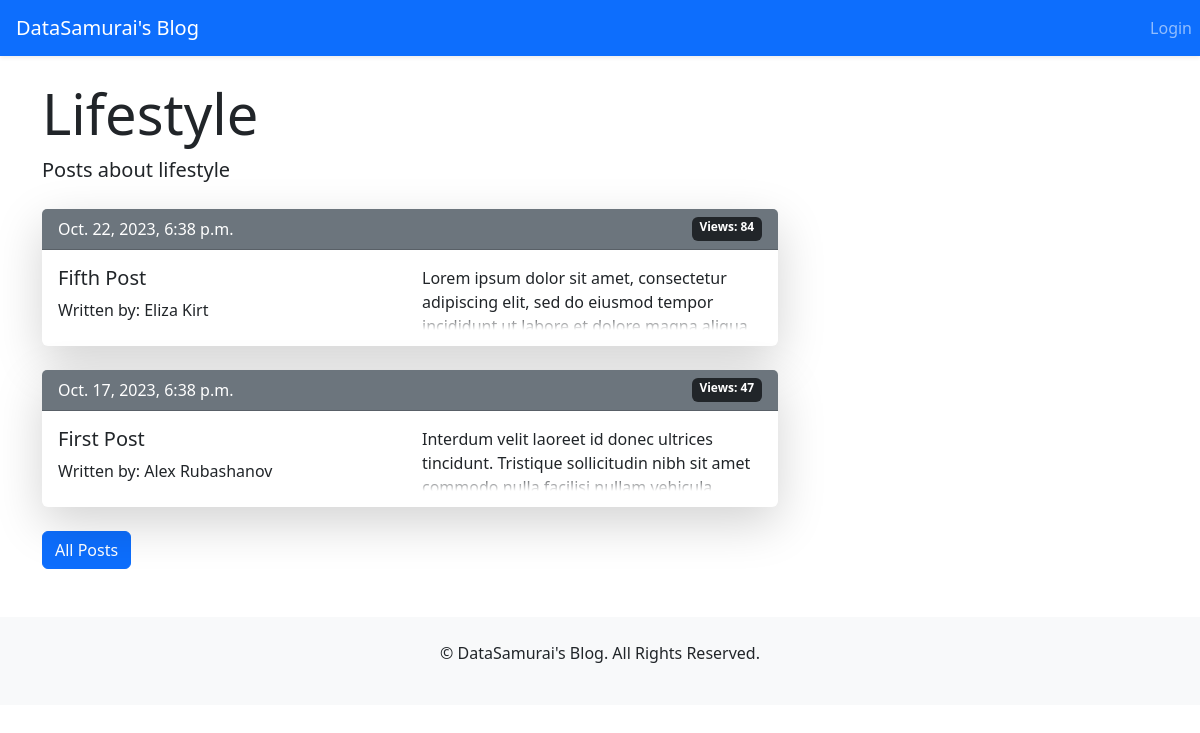
Before: /blog/category/3/ with the older database file.
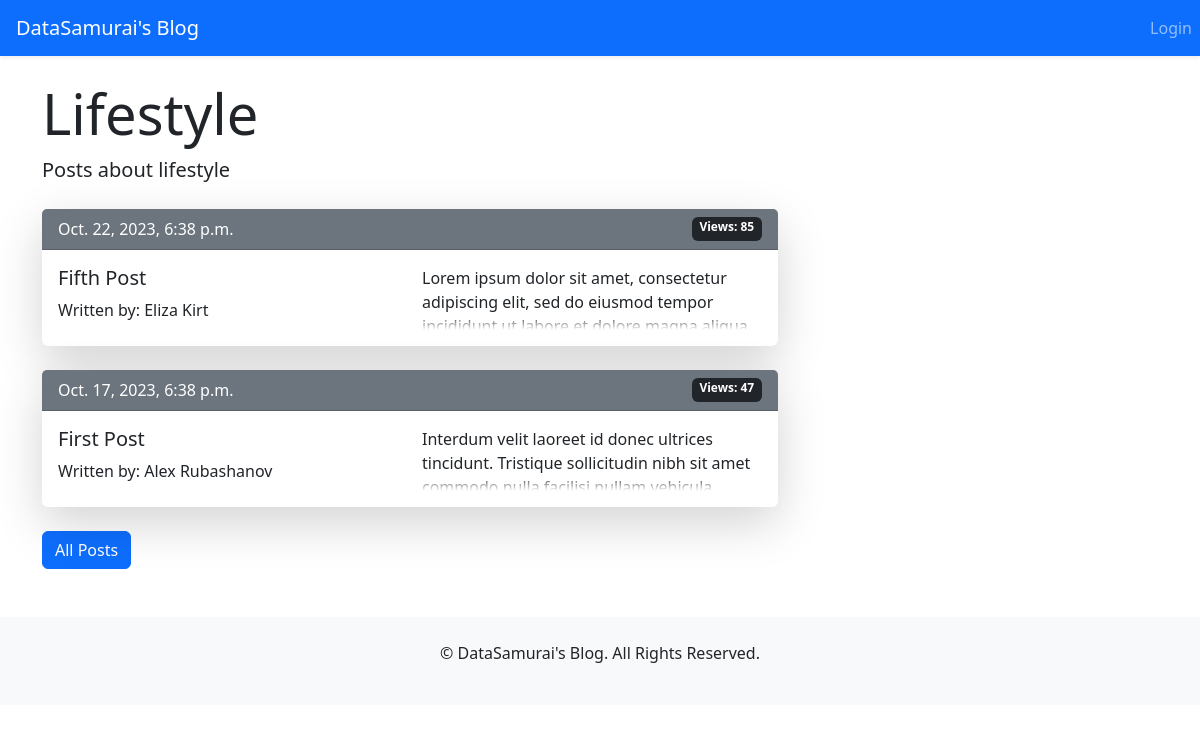
After: the same page with the newer database file.
### posts/models.py (models this page shows, shortened)
class Post(models.Model):
    title = models.CharField(max_length=50, unique=True)
    content = RichTextField()
    category = models.ForeignKey('Category', on_delete=models.SET_NULL, null=True)
    date_published = models.DateTimeField(auto_now_add=True)
    date_edited = models.DateTimeField(auto_now=True)
    views = models.PositiveIntegerField(default=0)
    author = models.ForeignKey(settings.AUTH_USER_MODEL, on_delete=models.SET_NULL, null=True)
    is_published = models.BooleanField(default=False)
    class Meta:
        ordering = ['-date_published']

### posts/views.py (the view)
# urls.py: path('category/<int:category_id>/', views.CategoryDetailView.as_view(), name='category_detail'),
class CategoryDetailView(DetailView):
    model = Category
    template_name = 'posts/category_detail.html'
    context_object_name = 'category'
    def get_object(self, queryset=None):
        category_id = self.kwargs.get('category_id')
        return get_object_or_404(Category, pk=category_id)
    def get_context_data(self, **kwargs):
        context = super().get_context_data(**kwargs)
        context['posts'] = self.object.post_set.filter(is_published=True)
        return context

### templates/posts/category_detail.html
{% extends 'base.html' %}
{% block page_content %}
    <h2 class="display-4">{{ category.title }}</h2>
    <p class="lead">{{ category.description }}</p>
    <div class="row mt-4">
        <div class="col-md-8">
            {% for post in posts %}
                <div class="card mb-4 border-0 shadow-lg">
                    <div class="card-header bg-secondary text-white d-flex justify-content-between">
                        <span>{{ post.date_published }}</span>
                        <span class="badge bg-dark">Views: {{ post.views }}</span>
                    </div>
                    <div class="card-body">
                        <div class="row">
                            <div class="col-md-6">
                                <h5 class="card-title">
                                    <a href="{% url 'post_detail' post.id %}" class="text-dark text-decoration-none">
                                        {{ post.title }}
                                    </a>
                                </h5>
                                <p class="card-text">Written
                                    by: {{ post.author.first_name }} {{ post.author.last_name }}</p>
                            </div>
                            <div class="col-md-6">
                                <div class="fade-out">
                                    {{ post.content|safe }}
                                </div>
                            </div>
                        </div>
                    </div>
                </div>
            {% endfor %}
        </div>
    </div>
    <a href="{% url 'post_list' %}" class="btn btn-primary">All Posts</a>
{% endblock %}

Changed rows visible on the page:
changed Post "Fifth Post": views "84" → "85"
